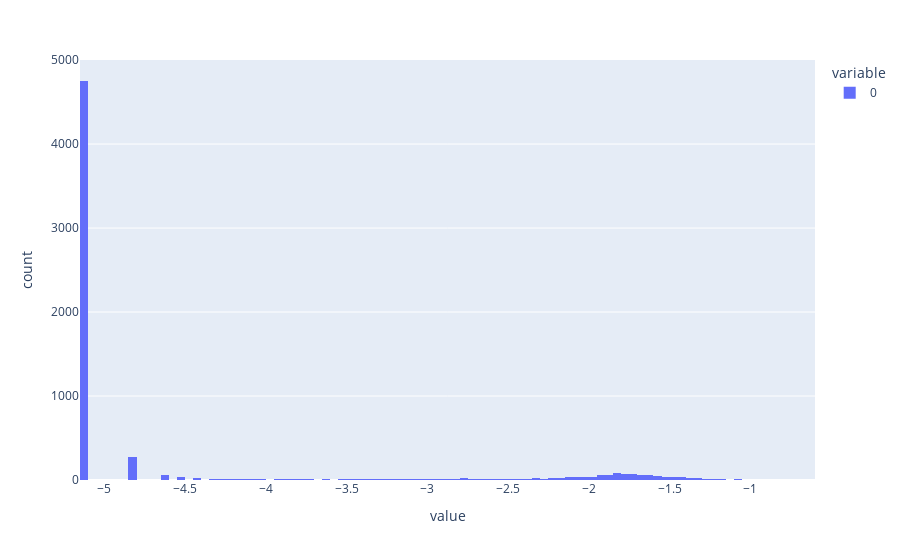

Notebook source saved alongside this figure:
### Code cell
from plotly import express as xp
import torch

sparsity_tensor = torch.load('dashboard/sae_sparsity.pt').to('cpu')
print((sparsity_tensor>10/131000).sum())
sparsity_tensor = torch.log10(sparsity_tensor)
fig = xp.histogram(sparsity_tensor)
fig.show()

### Figure 1 — Plotly figure (JSON) as saved in the notebook; plotly's stock layout.template omitted (floating-point values rounded to 4 significant figures; data arrays with more than 128 entries replaced by an {"elided": "..."} marker saying what was removed)
{"data": [{"alignmentgroup": "True", "bingroup": "x", "hovertemplate": "variable=0<br>value=%{x}<br>count=%{y}<extra></extra>", "legendgroup": "0", "marker": {"color": "#636efa", "pattern": {"shape": ""}}, "name": "0", "offsetgroup": "0", "orientation": "v", "showlegend": true, "type": "histogram", "x": {"elided": "65536 float values"}, "xaxis": "x", "yaxis": "y"}], "layout": {"barmode": "relative", "legend": {"title": {"text": "variable"}, "tracegroupgap": 0}, "margin": {"t": 60}, "xaxis": {"anchor": "y", "domain": [0, 1], "title": {"text": "value"}}, "yaxis": {"anchor": "x", "domain": [0, 1], "title": {"text": "count"}}}}
